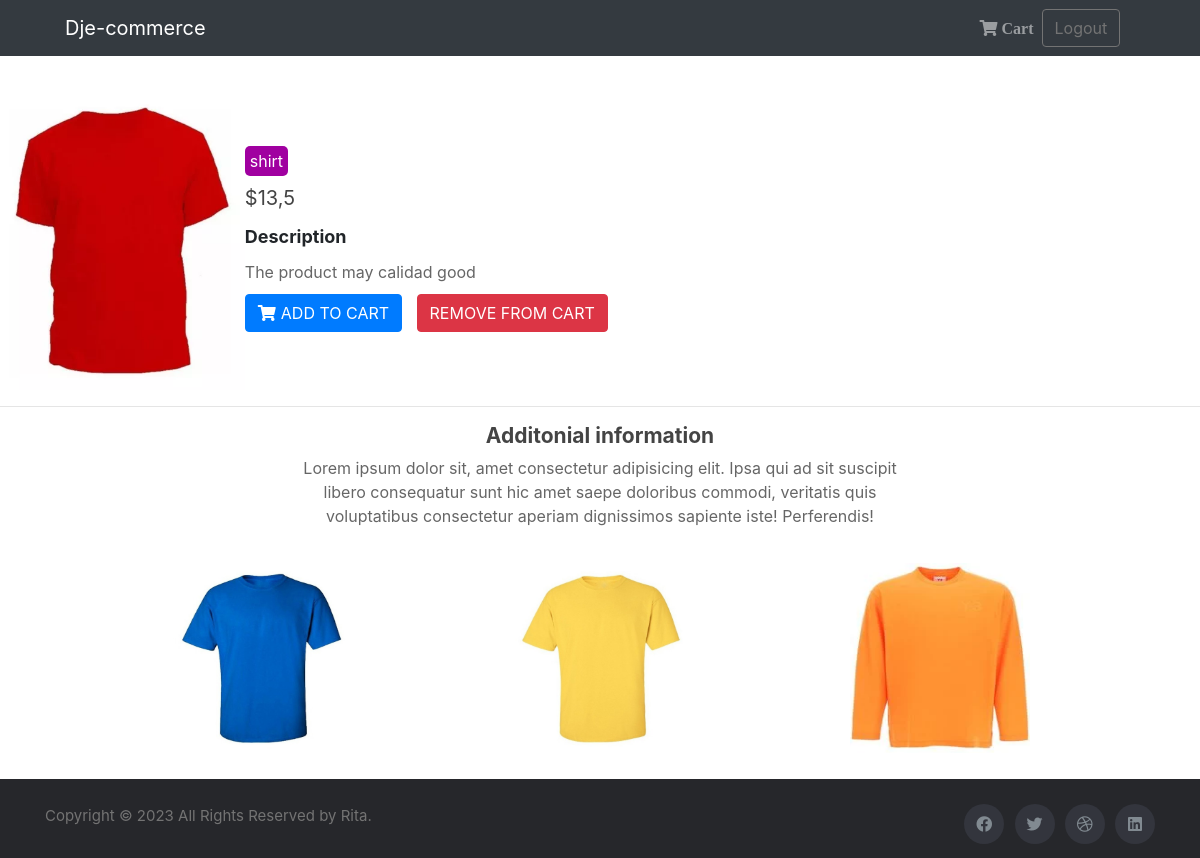
The page /product-1 (signed in) on the database its author committed.
### core/models.py (models this page shows, shortened)
class Product(models.Model):
    img = models.ImageField()
    categorie = models.CharField(max_length=50)
    title = models.CharField(max_length=100)
    price = models.FloatField()
    description = models.CharField(max_length=10000, default='This product has no description')
    rebate = models.IntegerField()
    no_of_likes = models.IntegerField(default=0)

### core/views.py (the view)
# urls.py: path('product-<str:pk>', views.product, name='product'),
@login_required(login_url='register')
def product(request, pk):
    product = Product.objects.get(id=pk)
    productsP = Product.objects.all()
    products = []
    for productP in productsP :
        if productP != product and len(products) < 3:
            products.append(productP)
    return render(request, 'product.html', {'product':product, 'products':products})

### templates/product.html
{% extends "base.html" %}
{% block content %}
<div style="width: 100%; max-width: 1200px; margin: 90px auto">
    <div style="width: 100%; height: 100%; display: flex; align-items: center;">
        <img src="{{product.img.url}}" alt="" style="width: 300px; height: 300px;">
        <div style="width: 100%; height: 100%;">
            <span style="padding: 5px; border-radius: 5px; background: #a000a0; color: #fff; margin: 20px 0;">{{product.categorie}}</span>
            <p style="margin: 10px 0; font-size: 20px; color: #444;">${{product.price}}</p>
            <b style="font-size: 18px;">Description</b>
            <p style="margin: 10px 0; color: #666">{{product.description}}</p>
            <div style="display: flex;">
                <div>
                    <a href="favorite-{{product.id}}" name="addcart" style="margin-right: 10px"  class="btn btn-primary btn-primary"><i style="padding-right: 5px" class="fas fa-shopping-cart"></i>ADD TO CART</a>
                    <a href="favorite-{{product.id}}" name="removecart" class="btn btn-primary btn-danger">REMOVE FROM CART</a>
                </div>
            </div>
        </div>
    </div>
    <hr>
    <div style="text-align: center; max-width: 600px; margin: 15px auto;">
        <h2 style="color:#444; font-size: 21px; font-weight: bold;">Additonial information</h2>
        <p style="color: #666; font-size: 16px">Lorem ipsum dolor sit, amet consectetur adipisicing elit. Ipsa qui ad sit suscipit libero consequatur sunt hic amet saepe doloribus commodi, veritatis quis voluptatibus consectetur aperiam dignissimos sapiente iste! Perferendis!</p>
    </div>
    <div style="width: 100%; max-width: 900px; margin: 20px auto; align-items: center; display: flex; justify-content: space-between;">
        {% for product in products %}
                <a href="/product-{{product.id}}" style="width: 200px; border-style: none !important; height: 200px;margin: 10px; padding: 5px 10px; background: #fff; cursor: pointer">
                    <div class="card text-center " style="border: none !important; width: 100%; height: 100%; display: flex; align-items: center;  ">
                            <img src="{{product.img.url}}"  style="width: 100%; height: 100%; " alt="">
                    </div>
                </a>
        {% endfor %}
      </div>
</div>
{% endblock %}

### static/base.css (style rules this page uses)
html { min-height: 100%; position: relative; }
body { margin: 0; margin-bottom: 40px; }

### templates/base.html (style rules this page uses)
img { width: 100%; height: 100%; }

### rows shown on the page
Product: img (picture), categorie "shirt", price "13,5", description "The product may calidad good"
Product: {{ product.id }} 2 (drawn), img (picture)
Product: img (picture)
Product: img (picture)
